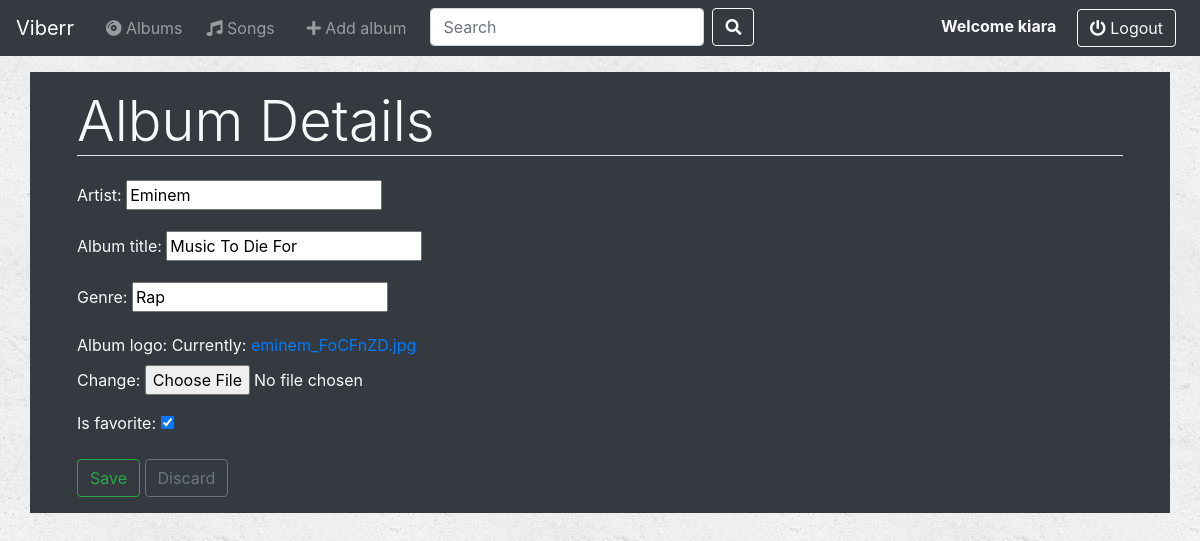
The app's page /music/album/2/update/ (signed in) with its own data.
### music/models.py (models this page shows, shortened)
class Album(models.Model):
    artist = models.CharField(max_length=20)
    album_title = models.CharField(max_length=20)
    genre = models.CharField(max_length=20)
    album_logo = models.FileField()
    is_favorite = models.BooleanField(default=False)

### music/views.py (the view)
# urls.py: path('album/<int:pk>/update/', views.AlbumUpdateView.as_view(), name='album_update'),
class AlbumUpdateView(LoginRequiredMixin, UpdateView):
    model = Album
    template_name = 'music/album_form.html'
    fields = [
        'artist', 'album_title', 'genre', 'album_logo', 'is_favorite'
    ]

### music/templates/music/album_form.html (shortened to what this page needs)
{% extends 'music/base.html' %}
{% block content %}
{% load static %}
<div class="container bg-dark text-light">
    <form action="" method="post">
        <div class="form-group p-3 m-3">
            <h1 class="border-bottom mb-4 display-4">Album Details</h1>
            {{ form.as_p }}
            <button class="btn btn-outline-success" type="submit">Save</button>
            <a class="btn btn-outline-secondary" href="{% url 'music:album_index' %}">Discard</a>
        </div>
    </form>
</div>
{% endblock %}

### music/templates/music/base.html (shortened to what this page needs)
<!DOCTYPE html>
<html lang="en">
<head>
	<link rel="stylesheet" href="https://maxcdn.bootstrapcdn.com/bootstrap/4.5.0/css/bootstrap.min.css">
	<link rel="stylesheet" href="https://use.fontawesome.com/releases/v5.7.0/css/all.css">
	{% load static %}
	<link rel="stylesheet" href="{% static 'music/style.css' %}" type="text/css">
</head>
<body>
<div class="container-fluid p-0 mb-1">
	<nav class="navbar navbar-expand-lg navbar-dark bg-dark">
		<a class="navbar-brand" href="{% url 'music:album_index' %}">
			Viberr
		</a>
		<div class="collapse navbar-collapse" id="navbarSupportedContent">
			<ul class="navbar-nav mr-auto">
				<li class="nav-item ml-2">
					<a class="nav-link" href="{% url 'music:album_index' %}"><i class="fas fa-compact-disc"></i> Albums</a>
				</li>
				<li class="nav-item ml-2">
					<a class="nav-link" href="{% url 'music:song_index' %}"><i class="fas fa-music"></i> Songs</a>
				</li>
				<li class="nav-item ml-3">
					<a class="nav-link" href="{% url 'music:album_create' %}"><i class="fas fa-plus"></i> Add album</a>
				</li>
				<li class="nav-item mr-2">
					<form class="form-inline ml-3 navbar-nav" role="search" method="get" action="">
						<input class="form-control mr-sm-2" type="search" placeholder="Search" aria-label="Search" name="search">
						<button class="btn btn-outline-light my-2 my-sm-0" type="submit"><i class="fas fa-search"></i></button>
					</form>
				</li>
			</ul>
			<ul class="navbar-nav">
				<li class="nav-item mr-2">
					{% if user.is_authenticated %}
						<strong class="text-light">Welcome	{{ user }}</strong>&emsp;
						<a class="btn btn-outline-light" href="{% url 'logout_user' %}"><i class="fas fa-power-off"></i> Logout</a>
					{% else %}
						<div class="btn-group">
							<a href="{% url 'login_user' %}" class="btn btn-outline-light"><i class="fas fa-sign-in-alt"></i> Login</a>
							<a href="{% url 'signup_user' %}" class="btn btn-outline-light"><i class="fas fa-user-plus"></i> Signup</a>
						</div>
					{% endif %}
				</li>
			</ul>
		</div>
	</nav>
</div>
{% block content %}{% endblock %}
</body>
</html>

### music/static/music/style.css (style rules this page uses)
body { background: white url("images/background.png"); }

### records on screen
Album: artist "Eminem", album_title "Music To Die For", genre "Rap", is_favorite "☑"

### other values on screen
{{ user }} "kiara"
